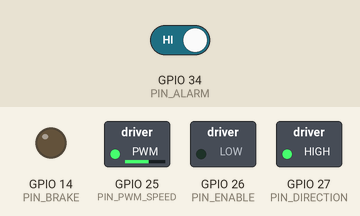
A sketch run on a simulated ESP32. On the bench: switched loads named in the sketch (green lamp = pin HIGH), output pins drawn as LEDs (lit = HIGH). The test bench sets the inputs (shaded band); at power-on: GPIO 34 (PIN_ALARM) HIGH. What the sketch prints to the serial monitor is not drawn.

Above: at 1.1 s.
At 5.4 s:
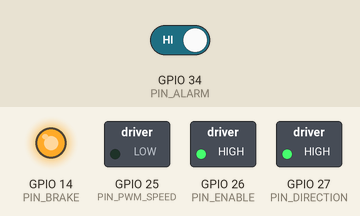
5.5 s: GPIO 34 (PIN_ALARM) driven HIGH
At 8.5 s:
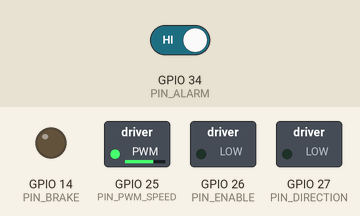
Timing chart, 0 to 33.8 s (numbered marks = the images above; inputs shaded):
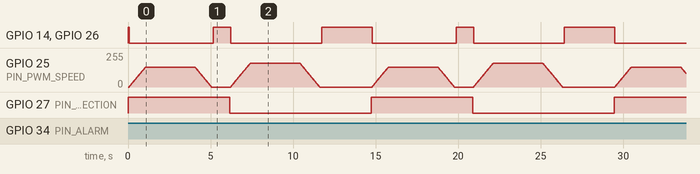

The sketch:

motor_control.ino
```cpp
// ============================================================
// XRigger Motor Control Core
// ESP32-WROOM-32 → JKBLD300 V2 Brushless Motor Driver
//
// Controls: Speed (PWM), Direction (F/R), Enable (EN),
//           Brake (BRK), Fault monitor (ALM)
//
// Power: Ryobi 40V → JKBLD300 (direct)
//        Ryobi 40V → Buck converter → 5V → ESP32 VIN
//
// Wiring:
//   GPIO25 → RC filter → voltage divider → SV (speed)
//   GPIO26 → EN  (LOW = run)
//   GPIO27 → F/R (HIGH = down/forward, LOW = up/reverse)
//   GPIO14 → BRK (HIGH = brake, LOW = run)
//   GPIO34 ← ALM (5V = OK, 0V = fault) via voltage divider
// ============================================================

#include <Arduino.h>

// ------------------------------------------------------------
// Pin Definitions
// ------------------------------------------------------------
#define PIN_PWM_SPEED   25    // PWM speed output → SV pin
#define PIN_ENABLE      26    // EN: LOW = run, HIGH = coast stop
#define PIN_DIRECTION   27    // F/R: HIGH = down, LOW = up (retrieve)
#define PIN_BRAKE       14    // BRK: HIGH = brake, LOW = run
#define PIN_ALARM       34    // ALM input: 5V = OK, 0V = fault
                              // ⚠️ Use 3.3kΩ/1.8kΩ divider before this pin

// ------------------------------------------------------------
// PWM Configuration
// ------------------------------------------------------------
#define PWM_CHANNEL     0
#define PWM_FREQ        5000  // 5kHz — smooth, above audible range
#define PWM_RESOLUTION  8     // 8-bit resolution: 0–255

// ------------------------------------------------------------
// Speed & Ramp Settings
// ------------------------------------------------------------
#define SPEED_MIN       0
#define SPEED_MAX       200   // Cap below 255 for safety headroom
#define SPEED_DEFAULT   150   // Default run speed
#define RAMP_STEP       3     // PWM units per ramp step
#define RAMP_DELAY_MS   20    // ms between ramp steps (~60ms 0→full)

// ------------------------------------------------------------
// Timing
// ------------------------------------------------------------
#define DIRECTION_SETTLE_MS   300   // Wait after stop before reversing
#define BRAKE_SETTLE_MS       100   // Wait after brake before other ops

// ------------------------------------------------------------
// State
// ------------------------------------------------------------
int  currentSpeed    = 0;
bool motorEnabled    = false;
bool faultDetected   = false;

// Direction enum
enum Direction { DOWN, UP };
Direction currentDirection = DOWN;


// ============================================================
// SETUP
// ============================================================
void setup() {
  Serial.begin(115200);
  Serial.println("XRigger Motor Controller — Initializing...");

  // Control outputs
  pinMode(PIN_ENABLE,    OUTPUT);
  pinMode(PIN_DIRECTION, OUTPUT);
  pinMode(PIN_BRAKE,     OUTPUT);

  // Fault input (5V via divider — safe for 3.3V GPIO)
  pinMode(PIN_ALARM, INPUT);

  // Safe state on boot: brake on, motor disabled
  digitalWrite(PIN_BRAKE,     HIGH);  // Brake engaged
  digitalWrite(PIN_ENABLE,    HIGH);  // Motor disabled
  digitalWrite(PIN_DIRECTION, HIGH);  // Default direction: DOWN

  // Configure PWM channel
  ledcSetup(PWM_CHANNEL, PWM_FREQ, PWM_RESOLUTION);
  ledcAttachPin(PIN_PWM_SPEED, PWM_CHANNEL);
  ledcWrite(PWM_CHANNEL, 0);

  Serial.println("XRigger Ready.");
  printStatus();
}


// ============================================================
// FAULT MONITORING
// Returns true if fault detected (motor will be stopped)
// ============================================================
bool checkFault() {
  if (digitalRead(PIN_ALARM) == LOW) {
    if (!faultDetected) {
      Serial.println("⚠️  FAULT DETECTED on ALM pin — stopping motor!");
      faultDetected = true;
      emergencyStop();
    }
    return true;
  }
  faultDetected = false;
  return false;
}


// ============================================================
// EMERGENCY STOP
// Immediate halt — no ramp. Use for faults and limit switches.
// ============================================================
void emergencyStop() {
  ledcWrite(PWM_CHANNEL, 0);
  digitalWrite(PIN_BRAKE, HIGH);   // Hard brake
  digitalWrite(PIN_ENABLE, HIGH);  // Disable driver
  currentSpeed  = 0;
  motorEnabled  = false;
  Serial.println("🛑 Emergency Stop");
}


// ============================================================
// SMOOTH RAMP UP
// Ramps from current speed to targetSpeed in controlled steps.
// Sets direction before enabling motor.
// ============================================================
void rampUp(int targetSpeed, Direction dir) {
  if (checkFault()) return;

  targetSpeed = constrain(targetSpeed, SPEED_MIN, SPEED_MAX);

  // Set direction BEFORE enabling — never change while running
  setDirection(dir);
  delay(50);  // Brief settle after direction set

  // Release brake, enable motor
  digitalWrite(PIN_BRAKE,  LOW);
  digitalWrite(PIN_ENABLE, LOW);
  motorEnabled = true;

  // Ramp up
  while (currentSpeed < targetSpeed) {
    if (checkFault()) return;
    currentSpeed = min(currentSpeed + RAMP_STEP, targetSpeed);
    ledcWrite(PWM_CHANNEL, currentSpeed);
    delay(RAMP_DELAY_MS);
  }

  Serial.printf("▶  Running — speed: %d, direction: %s\n",
    currentSpeed, (dir == DOWN) ? "DOWN" : "UP");
}


// ============================================================
// SMOOTH RAMP DOWN & STOP
// Graceful deceleration before stopping.
// ============================================================
void rampStop() {
  if (currentSpeed == 0 && !motorEnabled) return;

  Serial.println("⏹  Ramping down...");

  while (currentSpeed > 0) {
    currentSpeed = max(currentSpeed - RAMP_STEP, 0);
    ledcWrite(PWM_CHANNEL, currentSpeed);
    delay(RAMP_DELAY_MS);
  }

  delay(BRAKE_SETTLE_MS);
  digitalWrite(PIN_BRAKE,  HIGH);  // Apply brake
  digitalWrite(PIN_ENABLE, HIGH);  // Disable driver
  motorEnabled = false;

  Serial.println("✅ Stopped");
}


// ============================================================
// SET SPEED (while running)
// Adjusts speed smoothly without stopping the motor.
// ============================================================
void setSpeed(int targetSpeed) {
  if (!motorEnabled) return;
  if (checkFault()) return;

  targetSpeed = constrain(targetSpeed, SPEED_MIN, SPEED_MAX);

  if (targetSpeed == 0) {
    rampStop();
    return;
  }

  int step = (targetSpeed > currentSpeed) ? RAMP_STEP : -RAMP_STEP;

  while (currentSpeed != targetSpeed) {
    if (checkFault()) return;
    currentSpeed += step;
    currentSpeed = constrain(currentSpeed, SPEED_MIN, targetSpeed);
    ledcWrite(PWM_CHANNEL, currentSpeed);
    delay(RAMP_DELAY_MS);
  }
}


// ============================================================
// SET DIRECTION
// Always stop before changing direction to protect gearbox.
// ============================================================
void setDirection(Direction newDir) {
  if (motorEnabled && newDir != currentDirection) {
    rampStop();
    delay(DIRECTION_SETTLE_MS);
  }
  currentDirection = newDir;
  digitalWrite(PIN_DIRECTION, (newDir == DOWN) ? HIGH : LOW);
}


// ============================================================
// JOG
// Run motor for a specified duration then stop.
// ============================================================
void jog(Direction dir, int speed, unsigned long durationMs) {
  Serial.printf("↕  Jog %s for %lums at speed %d\n",
    (dir == DOWN) ? "DOWN" : "UP", durationMs, speed);
  rampUp(speed, dir);
  delay(durationMs);
  rampStop();
}


// ============================================================
// STATUS PRINT
// ============================================================
void printStatus() {
  Serial.println("--- XRigger Status ---");
  Serial.printf("  Motor enabled : %s\n", motorEnabled ? "YES" : "NO");
  Serial.printf("  Current speed : %d / %d\n", currentSpeed, SPEED_MAX);
  Serial.printf("  Direction     : %s\n", (currentDirection == DOWN) ? "DOWN" : "UP");
  Serial.printf("  Fault state   : %s\n", faultDetected ? "FAULT" : "OK");
  Serial.printf("  ALM pin       : %s\n", digitalRead(PIN_ALARM) ? "OK (5V)" : "FAULT (0V)");
  Serial.println("----------------------");
}


// ============================================================
// MAIN LOOP — Demo/Bench Test Sequence
// Replace this with your keypad / depth control logic
// ============================================================
void loop() {
  Serial.println("\n=== XRigger Bench Test Cycle ===");

  // Check for faults before doing anything
  if (checkFault()) {
    Serial.println("Fault active — waiting for clear...");
    delay(2000);
    return;
  }

  // Test 1: Deploy DOWN
  Serial.println("Test 1: Deploy DOWN");
  rampUp(SPEED_DEFAULT, DOWN);
  delay(3000);

  // Test 2: Stop
  Serial.println("Test 2: Stop");
  rampStop();
  delay(1000);

  // Test 3: Retrieve UP
  Serial.println("Test 3: Retrieve UP");
  rampUp(180, UP);
  delay(3000);

  // Test 4: Ramp stop
  rampStop();
  printStatus();
  delay(3000);
}
```

Measured:
- by itself, GPIO 27 (PIN_DIRECTION): alternates HIGH for 6.2 s and LOW for 8.6 s
